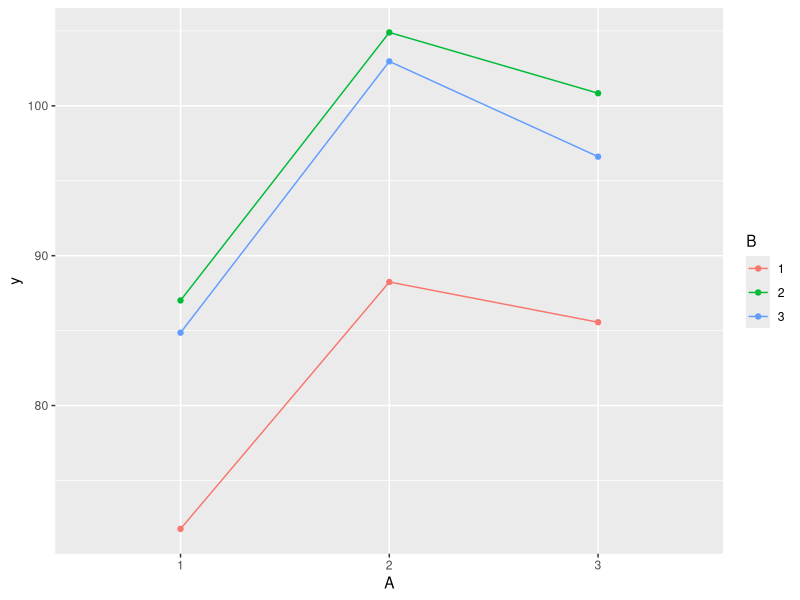
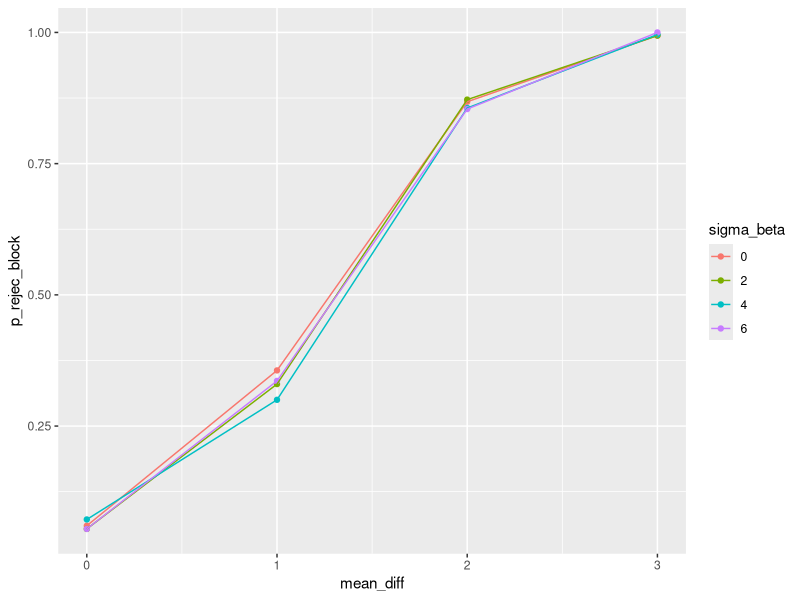
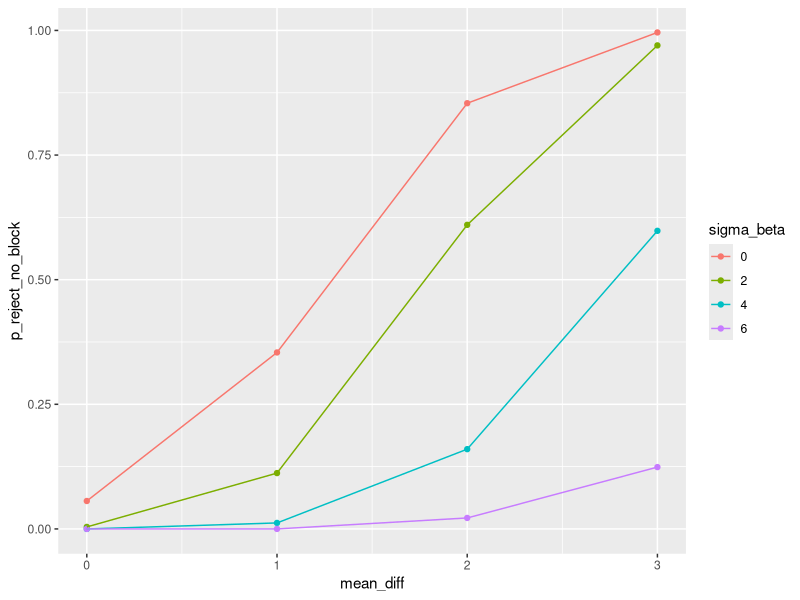

These figures' R source, in order:
## ---- chunk 1
library(nlme)
library(ggplot2)
## ---- chunk 2
simulate_RCB <- function(mu, alphas, sigma_beta, q, sigma_residual){
  
  if(sum(alphas) != 0)
    stop("alphas must sum to 0.")
  
  y <- 0
  A <- 0
  B <- 0
  
  row <- 1
  
  bj <- rnorm(q, 0, sd = sigma_beta)
  p <- length(alphas)
  
  for (i in 1:p){
    for(j in 1:q){
      y[row] <- mu + alphas[i] + bj[j] + rnorm(1, 0 , sd = sigma_residual)
      A[row] <- i 
      B[row] <- j
      
      row <- row + 1
      
    }
  }
  A<- as.factor(A)
  B <- as.factor(B)
  
  df <- data.frame(y, A, B)
df
}
## ---- chunk 3
alphas <- c(-10, 7, 3)
set.seed(531)
sim <- simulate_RCB(mu = 100,
                    alphas = alphas,
                    sigma_beta = 5,
                    q = 3,
                    sigma_residual = 1)
sim
## ---- chunk 4
if(!require(ggplot2))
  stop("You need to do install.packages('ggplot2')")
ggplot(data = sim) +
  aes(x = A, y = y, color = B) +
  geom_point() + 
  geom_line(aes(group = B))

## ---- chunk 5
simulate_RCB_many <- function(n_simulations,
                              mu,
                              alphas,
                              sigma_beta,
                              q,
                              sigma_residual) {
  
  result <- list()
  for(i in 1:n_simulations) {
    d <- simulate_RCB(mu = mu,
                      alphas = alphas,
                      sigma_beta = sigma_beta,
                      q = q,
                      sigma_residual = sigma_residual)
    result[[i]] <- d
  }
  result
}
## ---- chunk 6
sig_beta <- c(0, 2, 4, 6)
treat_diff <- c(0, 1, 2, 3)
num_sim <- 500
alphas <- matrix(data = c(0, 0.5, 1, 1.5, 0, -0.5, -1, -1.5), ncol = 2 )
q <- 20
mu <- 100
sigma_res <- 2
row <-1
blocks <- 0
no_blocks <- 0
p_rejec_block <- 0
p_reject_no_block <- 0
sigma_beta <- 0
mean_diff <- 0

for (j in 1:length(sig_beta)){
  
  for (i in 1:length(alphas[,1])){
    
    simulations <- simulate_RCB_many(num_sim, mu, alphas[i,], sig_beta[j], q, sigma_res)
    for(k in 1:num_sim){
      blocks[k] <- anova(lme(y~A, random =  ~1 | B, data = simulations[[k]]))["A", "p-value"]
      no_blocks[k] <- anova(lm(y~A, data =  simulations[[k]]))['A', 
                                                               'Pr(>F)']
    }
    mean_diff[row] <- treat_diff[i]
    p_rejec_block[row] <- sum(blocks<0.05)/num_sim
    sigma_beta[row] <- sig_beta[j]
    p_reject_no_block[row] <- sum(no_blocks<0.05)/num_sim
    
    row <- row+1
    
    
  }
  
   results <- data.frame(p_rejec_block, p_reject_no_block,sigma_beta = factor(sigma_beta) , mean_diff)
  results
}
## ---- chunk 7
results 

ggplot(data = results) +
  aes(x = mean_diff, y = p_rejec_block, col = sigma_beta) +
  geom_point() +
  geom_line(aes(group = sigma_beta))

ggplot(data = results) +
  aes(x = mean_diff, y = p_reject_no_block, col = sigma_beta) +
  geom_point() + 
  geom_line(aes(group = sigma_beta))
